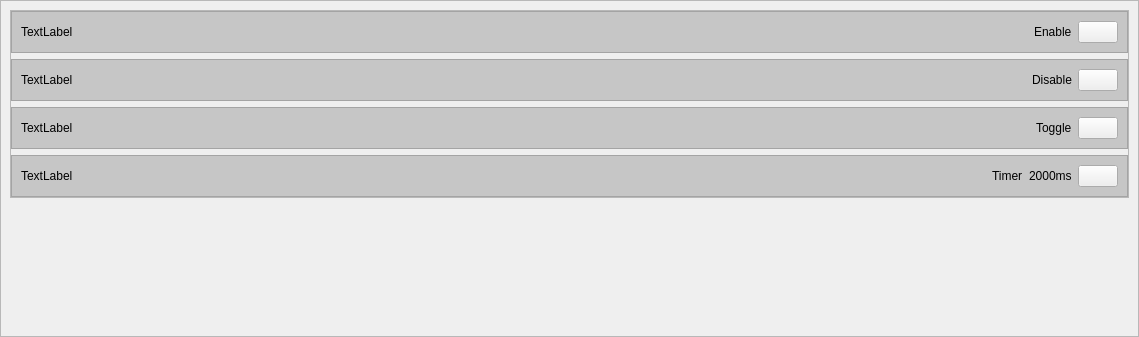
         <widget class="QWidget" name="scrollAreaWidgetContents">
          <property name="geometry">
           <rect>
            <x>0</x>
            <y>0</y>
            <width>1139</width>
            <height>337</height>
           </rect>
          </property>
          <layout class="QVBoxLayout" name="verticalLayout_3">
           <property name="spacing">
            <number>0</number>
           </property>
           <property name="leftMargin">
            <number>0</number>
           </property>
           <property name="topMargin">
            <number>0</number>
           </property>
           <property name="rightMargin">
            <number>0</number>
           </property>
           <property name="bottomMargin">
            <number>0</number>
           </property>
           <item>
            <widget class="QFrame" name="frame_2">
             <property name="frameShape">
              <enum>QFrame::StyledPanel</enum>
             </property>
             <property name="frameShadow">
              <enum>QFrame::Raised</enum>
             </property>
             <layout class="QVBoxLayout" name="verticalLayout_5">
              <item>
               <widget class="QFrame" name="frameKeyboard">
                <property name="frameShape">
                 <enum>QFrame::StyledPanel</enum>
                </property>
                <property name="frameShadow">
                 <enum>QFrame::Raised</enum>
                </property>
                <layout class="QVBoxLayout" name="verticalLayout_4">
                 <property name="leftMargin">
                  <number>0</number>
                 </property>
                 <property name="topMargin">
                  <number>0</number>
                 </property>
                 <property name="rightMargin">
                  <number>0</number>
                 </property>
                 <property name="bottomMargin">
                  <number>0</number>
                 </property>
                 <item>
                  <widget class="QFrame" name="frame_4">
                   <property name="styleSheet">
                    <string notr="true">QFrame{
	background-color: rgba(0, 0, 0, 44);
}</string>
                   </property>
                   <property name="frameShape">
                    <enum>QFrame::StyledPanel</enum>
                   </property>
                   <property name="frameShadow">
                    <enum>QFrame::Raised</enum>
                   </property>
                   <layout class="QHBoxLayout" name="horizontalLayout_2">
                    <item>
                     <widget class="QLabel" name="label">
                      <property name="sizePolicy">
                       <sizepolicy hsizetype="Expanding" vsizetype="Preferred">
                        <horstretch>0</horstretch>
                        <verstretch>0</verstretch>
                       </sizepolicy>
                      </property>
                      <property name="styleSheet">
                       <string notr="true">background-color: rgba(255, 255, 255, 0);</string>
                      </property>
                      <property name="text">
                       <string>TextLabel</string>
                      </property>
                     </widget>
                    </item>
                    <item>
                     <widget class="QLabel" name="label_11">
                      <property name="sizePolicy">
                       <sizepolicy hsizetype="Fixed" vsizetype="Preferred">
                        <horstretch>0</horstretch>
                        <verstretch>0</verstretch>
                       </sizepolicy>
                      </property>
                      <property name="styleSheet">
                       <string notr="true">background-color: rgba(255, 255, 255, 0);</string>
                      </property>
                      <property name="text">
                       <string>Enable</string>
                      </property>
                     </widget>
                    </item>
                    <item>
                     <widget class="QPushButton" name="pushButton_2">
                      <property name="sizePolicy">
                       <sizepolicy hsizetype="Preferred" vsizetype="Fixed">
                        <horstretch>0</horstretch>
                        <verstretch>0</verstretch>
                       </sizepolicy>
                      </property>
                      <property name="text">
                       <string/>
                      </property>
                      <property name="icon">
                       <iconset>
                        <normaloff>../Icons/mobile-trash-ui-svgrepo-com.svg</normaloff>../Icons/mobile-trash-ui-svgrepo-com.svg</iconset>
                      </property>
                     </widget>
                    </item>
                   </layout>
                  </widget>
                 </item>
                 <item>
                  <widget class="QFrame" name="frame_18">
                   <property name="styleSheet">
                    <string notr="true">QFrame{
	background-color: rgba(0, 0, 0, 44);
}</string>
                   </property>
                   <property name="frameShape">
                    <enum>QFrame::StyledPanel</enum>
                   </property>
                   <property name="frameShadow">
                    <enum>QFrame::Raised</enum>
                   </property>
                   <layout class="QHBoxLayout" name="horizontalLayout_28">
                    <item>
                     <widget class="QLabel" name="label_13">
                      <property name="sizePolicy">
                       <sizepolicy hsizetype="Expanding" vsizetype="Preferred">
                        <horstretch>0</horstretch>
                        <verstretch>0</verstretch>
                       </sizepolicy>
                      </property>
                      <property name="styleSheet">
                       <string notr="true">background-color: rgba(255, 255, 255, 0);</string>
                      </property>
                      <property name="text">
                       <string>TextLabel</string>
                      </property>
                     </widget>
                    </item>
                    <item>
                     <widget class="QLabel" name="label_14">
                      <property name="sizePolicy">
                       <sizepolicy hsizetype="Fixed" vsizetype="Preferred">
                        <horstretch>0</horstretch>
                        <verstretch>0</verstretch>
                       </sizepolicy>
                      </property>
                      <property name="styleSheet">
                       <string notr="true">background-color: rgba(255, 255, 255, 0);</string>
                      </property>
                      <property name="text">
                       <string>Disable</string>
                      </property>
                     </widget>
                    </item>
                    <item>
                     <widget class="QPushButton" name="pushButton_15">
                      <property name="sizePolicy">
                       <sizepolicy hsizetype="Preferred" vsizetype="Fixed">
                        <horstretch>0</horstretch>
                        <verstretch>0</verstretch>
                       </sizepolicy>
                      </property>
                      <property name="text">
                       <string/>
                      </property>
                      <property name="icon">
                       <iconset>
                        <normaloff>../Icons/mobile-trash-ui-svgrepo-com.svg</normaloff>../Icons/mobile-trash-ui-svgrepo-com.svg</iconset>
                      </property>
                     </widget>
                    </item>
                   </layout>
                  </widget>
                 </item>
                 <item>
                  <widget class="QFrame" name="frame_19">
                   <property name="styleSheet">
                    <string notr="true">QFrame{
	background-color: rgba(0, 0, 0, 44);
}</string>
                   </property>
                   <property name="frameShape">
                    <enum>QFrame::StyledPanel</enum>
                   </property>
                   <property name="frameShadow">
                    <enum>QFrame::Raised</enum>
                   </property>
                   <layout class="QHBoxLayout" name="horizontalLayout_29">
                    <item>
                     <widget class="QLabel" name="label_15">
                      <property name="sizePolicy">
                       <sizepolicy hsizetype="Expanding" vsizetype="Preferred">
                        <horstretch>0</horstretch>
                        <verstretch>0</verstretch>
                       </sizepolicy>
                      </property>
                      <property name="styleSheet">
                       <string notr="true">background-color: rgba(255, 255, 255, 0);</string>
                      </property>
                      <property name="text">
                       <string>TextLabel</string>
                      </property>
                     </widget>
                    </item>
                    <item>
                     <widget class="QLabel" name="label_30">
                      <property name="sizePolicy">
                       <sizepolicy hsizetype="Fixed" vsizetype="Preferred">
                        <horstretch>0</horstretch>
                        <verstretch>0</verstretch>
                       </sizepolicy>
                      </property>
                      <property name="styleSheet">
                       <string notr="true">background-color: rgba(255, 255, 255, 0);</string>
                      </property>
                      <property name="text">
                       <string>Toggle</string>
                      </property>
                     </widget>
                    </item>
                    <item>
                     <widget class="QPushButton" name="pushButton_16">
                      <property name="sizePolicy">
                       <sizepolicy hsizetype="Preferred" vsizetype="Fixed">
                        <horstretch>0</horstretch>
                        <verstretch>0</verstretch>
                       </sizepolicy>
                      </property>
                      <property name="text">
                       <string/>
                      </property>
                      <property name="icon">
                       <iconset>
                        <normaloff>../Icons/mobile-trash-ui-svgrepo-com.svg</normaloff>../Icons/mobile-trash-ui-svgrepo-com.svg</iconset>
                      </property>
                     </widget>
                    </item>
                   </layout>
                  </widget>
                 </item>
                 <item>
                  <widget class="QFrame" name="frame_5">
                   <property name="styleSheet">
                    <string notr="true">QFrame{
	background-color: rgba(0, 0, 0, 44);
}</string>
                   </property>
                   <property name="frameShape">
                    <enum>QFrame::StyledPanel</enum>
                   </property>
                   <property name="frameShadow">
                    <enum>QFrame::Raised</enum>
                   </property>
                   <layout class="QHBoxLayout" name="horizontalLayout_4">
                    <item>
                     <widget class="QLabel" name="label_3">
                      <property name="sizePolicy">
                       <sizepolicy hsizetype="Expanding" vsizetype="Preferred">
                        <horstretch>0</horstretch>
                        <verstretch>0</verstretch>
                       </sizepolicy>
                      </property>
                      <property name="styleSheet">
                       <string notr="true">background-color: rgba(255, 255, 255, 0);</string>
                      </property>
                      <property name="text">
                       <string>TextLabel</string>
                      </property>
                     </widget>
                    </item>
                    <item>
                     <widget class="QLabel" name="label_12">
                      <property name="sizePolicy">
                       <sizepolicy hsizetype="Fixed" vsizetype="Preferred">
                        <horstretch>0</horstretch>
                        <verstretch>0</verstretch>
                       </sizepolicy>
                      </property>
                      <property name="styleSheet">
                       <string notr="true">background-color: rgba(255, 255, 255, 0);</string>
                      </property>
                      <property name="text">
                       <string>Timer</string>
                      </property>
                     </widget>
                    </item>
                    <item>
                     <widget class="QLabel" name="label_72">
                      <property name="sizePolicy">
                       <sizepolicy hsizetype="Fixed" vsizetype="Preferred">
                        <horstretch>0</horstretch>
                        <verstretch>0</verstretch>
                       </sizepolicy>
                      </property>
                      <property name="styleSheet">
                       <string notr="true">background-color: rgba(255, 255, 255, 0);</string>
                      </property>
                      <property name="text">
                       <string>2000ms</string>
                      </property>
                     </widget>
                    </item>
                    <item>
                     <widget class="QPushButton" name="pushButton_4">
                      <property name="sizePolicy">
                       <sizepolicy hsizetype="Preferred" vsizetype="Fixed">
                        <horstretch>0</horstretch>
                        <verstretch>0</verstretch>
                       </sizepolicy>
                      </property>
                      <property name="text">
                       <string/>
                      </property>
                      <property name="icon">
                       <iconset>
                        <normaloff>../Icons/mobile-trash-ui-svgrepo-com.svg</normaloff>../Icons/mobile-trash-ui-svgrepo-com.svg</iconset>
                      </property>
                     </widget>
                    </item>
                   </layout>
                  </widget>
                 </item>
                </layout>
               </widget>
              </item>
              <item>
               <spacer name="verticalSpacer">
                <property name="orientation">
                 <enum>Qt::Vertical</enum>
                </property>
                <property name="sizeHint" stdset="0">
                 <size>
                  <width>20</width>
                  <height>108</height>
                 </size>
                </property>
               </spacer>
              </item>
             </layout>
            </widget>
           </item>
          </layout>
         </widget>
